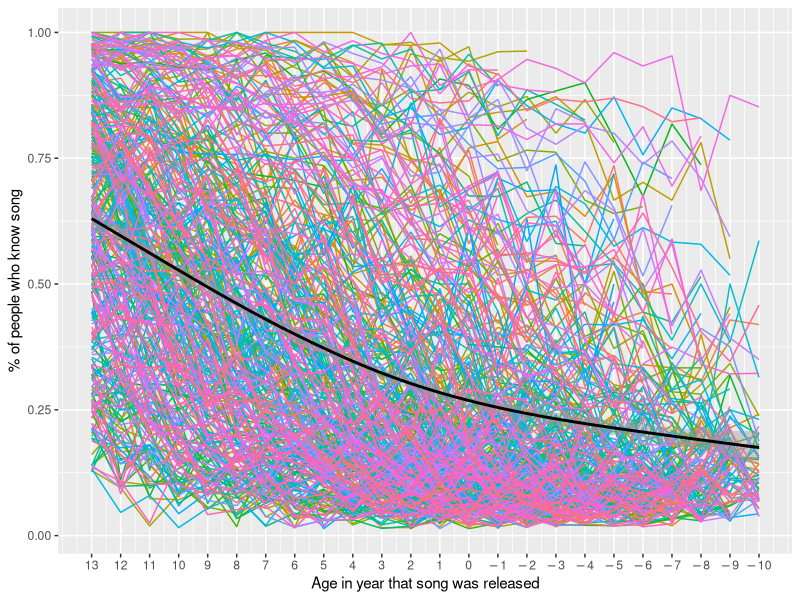
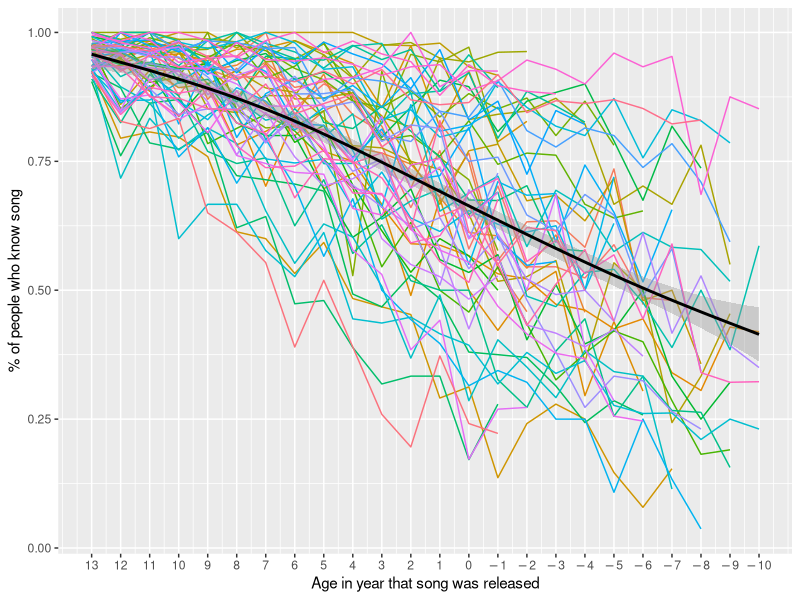
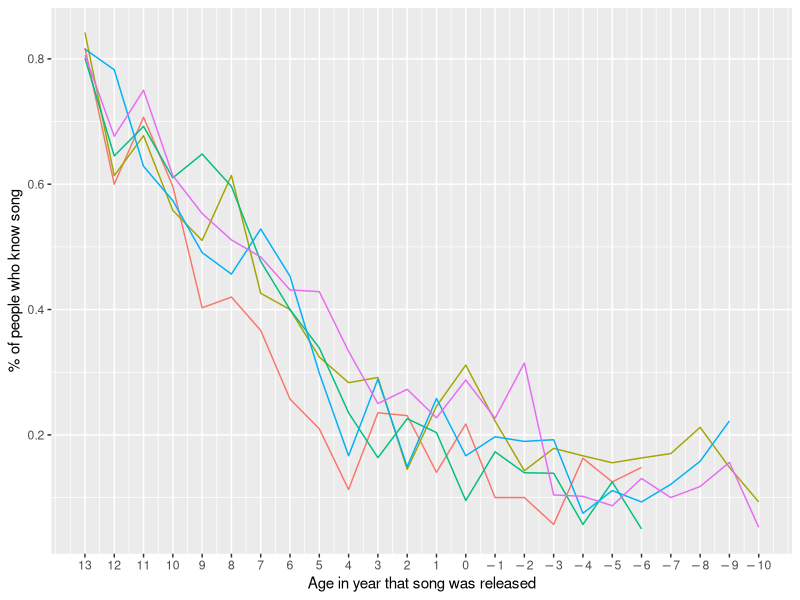

Write the R code that produced these figures, in order.
## ---- chunk 1
knitr::opts_chunk$set(echo = TRUE)
library(tidyverse)

recognition.data <- read_csv("time_series_90s_d3_13_15_averaged_july_22.csv")
rec <- read_csv("time_series_90s_july13.csv")
rec[rec == 0] <- NA
## ---- chunk 2
flip_sign <- function(l) {
     l <- as.numeric(l)*(-1)
     parse(text=l)
}
## ---- chunk 3
rec %>%
    pivot_longer(c(`-13`, `-12`, `-11`, `-10`, `-9`, `-8`, `-7`, `-6`, `-5`, `-4`, `-3`, `-2`, `-1`, `0`, `1`, `2`, `3`, `4`, `5`, `6`, `7`, `8`, `9`, `10`),
                 names_to = "generation", values_to = "recognition") %>%
    transmute(song = artist_song, generation = generation, recognition = recognition) %>%
    filter(!is.na(recognition)) %>%
    ggplot() +
    geom_line(aes(x = as.numeric(generation), recognition, color = song)) +
    geom_smooth(aes(as.numeric(generation), recognition), color = "black") +
    scale_x_continuous(breaks = seq(-13, 10, by = 1), labels = flip_sign) +
    theme(legend.position = "none") +
    labs(x = "Age in year that song was released",
         y = "% of people who know song")

rec %>%
    filter(`-13` >= .9) %>%
    pivot_longer(c(`-13`, `-12`, `-11`, `-10`, `-9`, `-8`, `-7`, `-6`, `-5`, `-4`, `-3`, `-2`, `-1`, `0`, `1`, `2`, `3`, `4`, `5`, `6`, `7`, `8`, `9`, `10`),
                 names_to = "generation", values_to = "recognition") %>%
    transmute(song = artist_song, generation = generation, recognition = recognition) %>%
    filter(!is.na(recognition)) %>%
    ggplot() +
    geom_line(aes(x = as.numeric(generation), recognition, color = song)) +
    geom_smooth(aes(as.numeric(generation), recognition), color = "black") +
    scale_x_continuous(breaks = seq(-13, 10, by = 1), labels = flip_sign) +
    theme(legend.position = "none") +
    labs(x = "Age in year that song was released",
         y = "% of people who know song")
## ---- chunk 4
avg.table <- summarize(rec, 
                       `-13`=mean(`-13`, na.rm = TRUE),
                       `-12`=mean(`-12`, na.rm = TRUE),
                       `-11`=mean(`-11`, na.rm = TRUE),
                       `-10`=mean(`-10`, na.rm = TRUE),
                       `-9`=mean(`-9`, na.rm = TRUE),
                       `-8`=mean(`-8`, na.rm = TRUE),
                       `-7`=mean(`-7`, na.rm = TRUE),
                       `-6`=mean(`-6`, na.rm = TRUE),
                       `-5`=mean(`-5`, na.rm = TRUE),
                       `-4`=mean(`-4`, na.rm = TRUE),
                       `-3`=mean(`-3`, na.rm = TRUE),
                       `-2`=mean(`-2`, na.rm = TRUE),
                       `-1`=mean(`-1`, na.rm = TRUE),
                       `0`=mean(`0`, na.rm = TRUE),
                       `1`=mean(`1`, na.rm = TRUE),
                       `2`=mean(`2`, na.rm = TRUE),
                       `3`=mean(`3`, na.rm = TRUE),
                       `4`=mean(`4`, na.rm = TRUE),
                       `5`=mean(`5`, na.rm = TRUE),
                       `6`=mean(`6`, na.rm = TRUE),
                       `7`=mean(`7`, na.rm = TRUE),
                       `8`=mean(`8`, na.rm = TRUE),
                       `9`=mean(`9`, na.rm = TRUE),
                       `10`=mean(`10`, na.rm = TRUE))

avgs <- c()
avgs["-13"] = mean(rec$`-13`, na.rm = TRUE)
avgs["-12"] = mean(rec$`-12`, na.rm = TRUE)
avgs["-11"] = mean(rec$`-11`, na.rm = TRUE)
avgs["-10"] = mean(rec$`-10`, na.rm = TRUE)
avgs["-9"] = mean(rec$`-9`, na.rm = TRUE)
avgs["-8"] = mean(rec$`-8`, na.rm = TRUE)
avgs["-7"] = mean(rec$`-7`, na.rm = TRUE)
avgs["-6"] = mean(rec$`-6`, na.rm = TRUE)
avgs["-5"] = mean(rec$`-5`, na.rm = TRUE)
avgs["-4"] = mean(rec$`-4`, na.rm = TRUE)
avgs["-3"] = mean(rec$`-3`, na.rm = TRUE)
avgs["-2"] = mean(rec$`-2`, na.rm = TRUE)
avgs["-1"] = mean(rec$`-1`, na.rm = TRUE)
avgs["0"] = mean(rec$`0`, na.rm = TRUE)
avgs["1"] = mean(rec$`1`, na.rm = TRUE)
avgs["2"] = mean(rec$`2`, na.rm = TRUE)
avgs["3"] = mean(rec$`3`, na.rm = TRUE)
avgs["4"] = mean(rec$`4`, na.rm = TRUE)
avgs["5"] = mean(rec$`5`, na.rm = TRUE)
avgs["6"] = mean(rec$`6`, na.rm = TRUE)
avgs["7"] = mean(rec$`7`, na.rm = TRUE)
avgs["8"] = mean(rec$`8`, na.rm = TRUE)
avgs["9"] = mean(rec$`9`, na.rm = TRUE)
avgs["10"] = mean(rec$`10`, na.rm = TRUE)

low_songs <- rec %>%
    filter(`-13` >= .8) %>%
    pivot_longer(c(`-13`, `-12`, `-11`, `-10`, `-9`, `-8`, `-7`, `-6`, `-5`, `-4`, `-3`, `-2`, `-1`, `0`, `1`, `2`, `3`, `4`, `5`, `6`, `7`, `8`, `9`, `10`),
                 names_to = "generation", values_to = "recognition") %>%
    transmute(song = artist_song, generation = generation, recognition = recognition) %>%
    filter(!is.na(recognition)) %>%
    mutate(diff = recognition - avgs[as.character(generation)]) %>%
    group_by(song) %>%
    summarize(diff.from.trend = sum(diff)) %>%
    arrange(desc(diff.from.trend)) %>%
    tail(5) %>%
    pull(song)

low_songs
rec %>%
    filter(artist_song %in% low_songs) %>%
    pivot_longer(c(`-13`, `-12`, `-11`, `-10`, `-9`, `-8`, `-7`, `-6`, `-5`, `-4`, `-3`, `-2`, `-1`, `0`, `1`, `2`, `3`, `4`, `5`, `6`, `7`, `8`, `9`, `10`),
                 names_to = "generation", values_to = "recognition") %>%
    transmute(song = artist_song, generation = generation, recognition = recognition) %>%
    filter(!is.na(recognition)) %>%
    ggplot() +
    geom_line(aes(x = as.numeric(generation), recognition, color = song)) +
    scale_x_continuous(breaks = seq(-13, 10, by = 1), labels = flip_sign) +
    theme(legend.position = "none") +
    labs(x = "Age in year that song was released",
         y = "% of people who know song")
